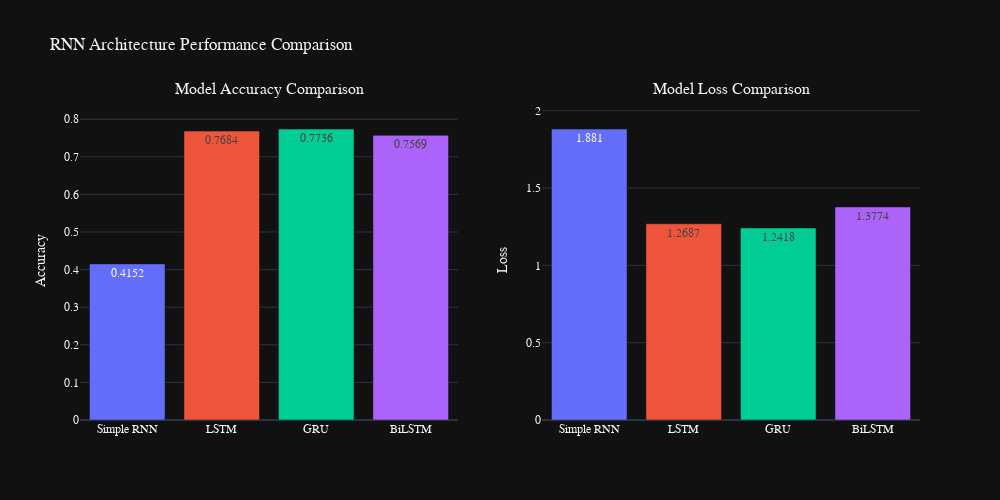

Notebook code for this chart:
### Markdown cell above
## Dataset-1 Test evaluation Graph

### Code cell
plot_rnn_comparisons(simple_rnn_acc, lstm_acc, gru_acc, bilstm_acc)

### Figure 1 — Plotly figure (JSON) as saved in the notebook; plotly's stock layout.template omitted (floating-point values rounded to 4 significant figures)
{"data": [{"hovertemplate": "<b>%{x}</b><br>Accuracy: %{y:.4f}<extra></extra>", "marker": {"color": ["#636EFA", "#EF553B", "#00CC96", "#AB63FA"]}, "name": "Accuracy", "text": [0.4152, 0.7684, 0.7736, 0.7569], "textposition": "auto", "type": "bar", "x": ["Simple RNN", "LSTM", "GRU", "BiLSTM"], "xaxis": "x", "y": [0.4152, 0.7684, 0.7736, 0.7569], "yaxis": "y"}, {"hovertemplate": "<b>%{x}</b><br>Loss: %{y:.4f}<extra></extra>", "marker": {"color": ["#636EFA", "#EF553B", "#00CC96", "#AB63FA"]}, "name": "Loss", "text": [1.881, 1.269, 1.242, 1.377], "textposition": "auto", "type": "bar", "x": ["Simple RNN", "LSTM", "GRU", "BiLSTM"], "xaxis": "x2", "y": [1.881, 1.269, 1.242, 1.377], "yaxis": "y2"}], "layout": {"annotations": [{"font": {"size": 16}, "showarrow": false, "text": "Model Accuracy Comparison", "x": 0.225, "xanchor": "center", "xref": "paper", "y": 1, "yanchor": "bottom", "yref": "paper"}, {"font": {"size": 16}, "showarrow": false, "text": "Model Loss Comparison", "x": 0.775, "xanchor": "center", "xref": "paper", "y": 1, "yanchor": "bottom", "yref": "paper"}], "font": {"family": "Arial, sans-serif", "size": 12}, "height": 500, "showlegend": false, "title": {"text": "RNN Architecture Performance Comparison"}, "width": 1000, "xaxis": {"anchor": "y", "domain": [0, 0.45]}, "xaxis2": {"anchor": "y2", "domain": [0.55, 1]}, "yaxis": {"anchor": "x", "domain": [0, 1], "range": [0, 0.851], "title": {"text": "Accuracy"}}, "yaxis2": {"anchor": "x2", "domain": [0, 1], "range": [0, 2.069], "title": {"text": "Loss"}}}}
